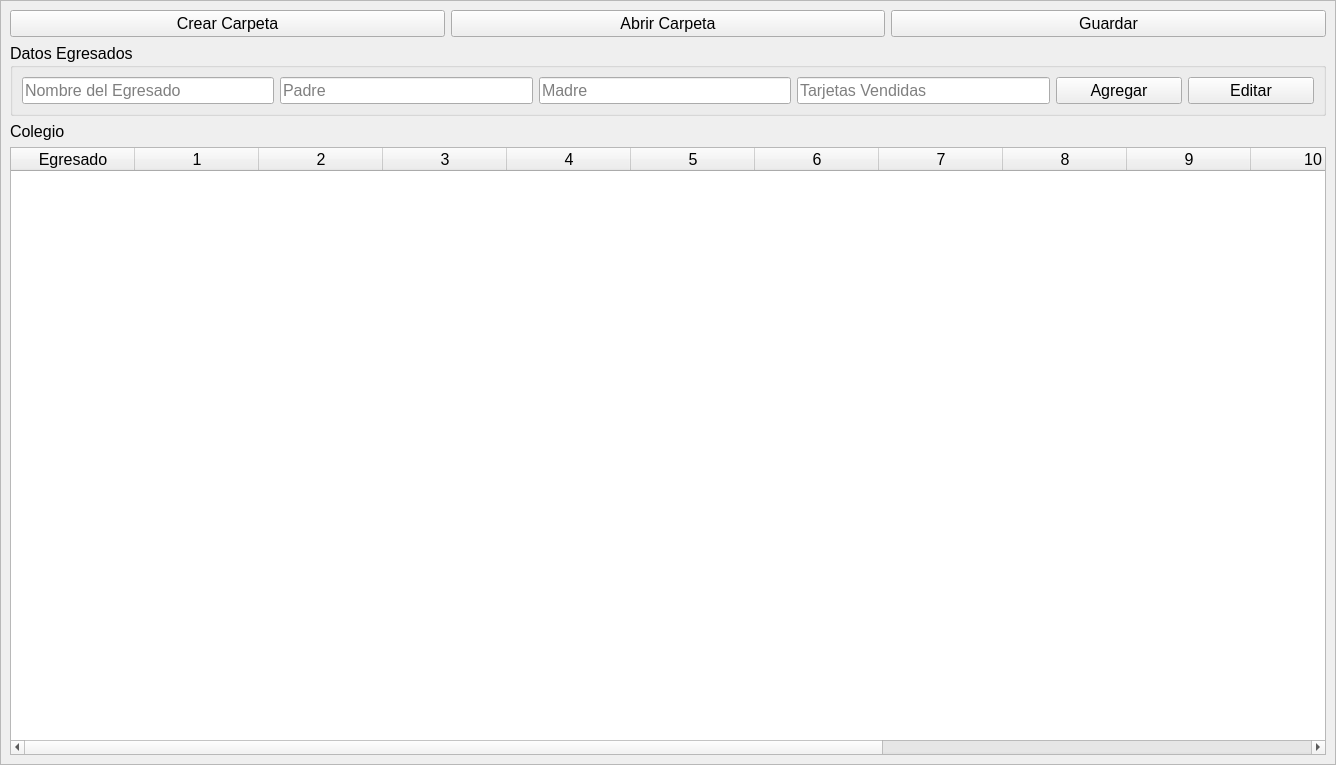
<?xml version="1.0" encoding="UTF-8"?>
<ui version="4.0">
 <class>MainWindow</class>
 <widget class="QMainWindow" name="MainWindow">
  <property name="geometry">
   <rect>
    <x>0</x>
    <y>0</y>
    <width>1336</width>
    <height>765</height>
   </rect>
  </property>
  <property name="windowTitle">
   <string>MainWindow</string>
  </property>
  <widget class="QWidget" name="centralwidget">
   <property name="locale">
    <locale language="Spanish" country="Argentina"/>
   </property>
   <layout class="QVBoxLayout" name="verticalLayout">
    <property name="leftMargin">
     <number>0</number>
    </property>
    <property name="topMargin">
     <number>0</number>
    </property>
    <property name="rightMargin">
     <number>0</number>
    </property>
    <property name="bottomMargin">
     <number>0</number>
    </property>
    <item>
     <widget class="QFrame" name="frame">
      <property name="frameShape">
       <enum>QFrame::StyledPanel</enum>
      </property>
      <property name="frameShadow">
       <enum>QFrame::Raised</enum>
      </property>
      <layout class="QVBoxLayout" name="verticalLayout_2">
       <item>
        <layout class="QHBoxLayout" name="horizontalLayout_3">
         <item>
          <widget class="QPushButton" name="crearCarpeta">
           <property name="font">
            <font>
             <pointsize>12</pointsize>
            </font>
           </property>
           <property name="text">
            <string>Crear Carpeta</string>
           </property>
          </widget>
         </item>
         <item>
          <widget class="QPushButton" name="abrirCarpeta">
           <property name="font">
            <font>
             <pointsize>12</pointsize>
            </font>
           </property>
           <property name="text">
            <string>Abrir Carpeta</string>
           </property>
          </widget>
         </item>
         <item>
          <widget class="QPushButton" name="guardar">
           <property name="font">
            <font>
             <pointsize>12</pointsize>
            </font>
           </property>
           <property name="text">
            <string>Guardar</string>
           </property>
          </widget>
         </item>
        </layout>
       </item>
       <item>
        <layout class="QHBoxLayout" name="horizontalLayout">
         <item>
          <widget class="QGroupBox" name="groupBox">
           <property name="font">
            <font>
             <pointsize>12</pointsize>
            </font>
           </property>
           <property name="title">
            <string>Datos Egresados</string>
           </property>
           <layout class="QHBoxLayout" name="horizontalLayout_2" stretch="2,2,2,2,1,1">
            <item>
             <widget class="QLineEdit" name="nombre">
              <property name="inputMask">
               <string/>
              </property>
              <property name="placeholderText">
               <string>Nombre del Egresado</string>
              </property>
             </widget>
            </item>
            <item>
             <widget class="QLineEdit" name="padre">
              <property name="text">
               <string/>
              </property>
              <property name="placeholderText">
               <string>Padre</string>
              </property>
             </widget>
            </item>
            <item>
             <widget class="QLineEdit" name="madre">
              <property name="layoutDirection">
               <enum>Qt::RightToLeft</enum>
              </property>
              <property name="text">
               <string/>
              </property>
              <property name="placeholderText">
               <string>Madre</string>
              </property>
             </widget>
            </item>
            <item>
             <widget class="QLineEdit" name="tarjetas">
              <property name="placeholderText">
               <string>Tarjetas Vendidas</string>
              </property>
             </widget>
            </item>
            <item>
             <widget class="QPushButton" name="agregarBoton">
              <property name="text">
               <string>Agregar</string>
              </property>
             </widget>
            </item>
            <item>
             <widget class="QPushButton" name="editarBoton">
              <property name="text">
               <string>Editar</string>
              </property>
             </widget>
            </item>
           </layout>
          </widget>
         </item>
        </layout>
       </item>
       <item>
        <layout class="QVBoxLayout" name="verticalLayout_3">
         <item>
          <widget class="QLabel" name="label">
           <property name="font">
            <font>
             <pointsize>12</pointsize>
            </font>
           </property>
           <property name="text">
            <string>Colegio</string>
           </property>
          </widget>
         </item>
         <item>
          <widget class="QTableWidget" name="tabla_egresados">
           <property name="enabled">
            <bool>true</bool>
           </property>
           <property name="font">
            <font>
             <pointsize>12</pointsize>
            </font>
           </property>
           <property name="autoFillBackground">
            <bool>false</bool>
           </property>
           <property name="alternatingRowColors">
            <bool>true</bool>
           </property>
           <attribute name="horizontalHeaderVisible">
            <bool>true</bool>
           </attribute>
           <attribute name="horizontalHeaderCascadingSectionResizes">
            <bool>false</bool>
           </attribute>
           <attribute name="horizontalHeaderDefaultSectionSize">
            <number>124</number>
           </attribute>
           <attribute name="horizontalHeaderHighlightSections">
            <bool>false</bool>
           </attribute>
           <attribute name="horizontalHeaderShowSortIndicator" stdset="0">
            <bool>false</bool>
           </attribute>
           <attribute name="horizontalHeaderStretchLastSection">
            <bool>true</bool>
           </attribute>
           <attribute name="verticalHeaderStretchLastSection">
            <bool>false</bool>
           </attribute>
           <column>
            <property name="text">
             <string>Egresado</string>
            </property>
           </column>
           <column>
            <property name="text">
             <string>1</string>
            </property>
            <property name="textAlignment">
             <set>AlignCenter</set>
            </property>
           </column>
           <column>
            <property name="text">
             <string>2</string>
            </property>
           </column>
           <column>
            <property name="text">
             <string>3</string>
            </property>
           </column>
           <column>
            <property name="text">
             <string>4</string>
            </property>
           </column>
           <column>
            <property name="text">
             <string>5</string>
            </property>
           </column>
           <column>
            <property name="text">
             <string>6</string>
            </property>
           </column>
           <column>
            <property name="text">
             <string>7</string>
            </property>
           </column>
           <column>
            <property name="text">
             <string>8</string>
            </property>
           </column>
           <column>
            <property name="text">
             <string>9</string>
            </property>
           </column>
           <column>
            <property name="text">
             <string>10</string>
            </property>
           </column>
           <column>
            <property name="text">
             <string>11</string>
            </property>
           </column>
           <column>
            <property name="text">
             <string>12</string>
            </property>
           </column>
           <column>
            <property name="text">
             <string>Padres/Tutores</string>
            </property>
           </column>
           <column>
            <property name="text">
             <string>Tarjetas</string>
            </property>
            <property name="textAlignment">
             <set>AlignCenter</set>
            </property>
           </column>
          </widget>
         </item>
        </layout>
       </item>
      </layout>
     </widget>
    </item>
   </layout>
  </widget>
 </widget>
 <resources>
  <include location="img/img.qrc"/>
 </resources>
 <connections/>
</ui>
